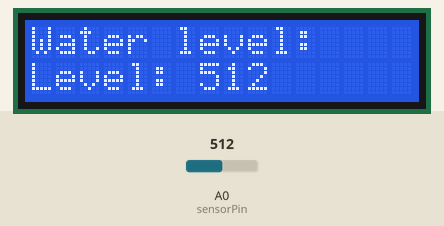
Recording of a sketch running on a simulated Arduino Uno, built with avr-gcc and run on an emulated ATmega328P. Parts: 16×2 character LCD. Inputs (shaded band) come from the test bench; at power-on: A0 (sensorPin) = 512. What the sketch prints to the serial monitor is not drawn.

Above: at 1.2 s.
1.3 s: A0 (sensorPin) set to 716
At 2.7 s:
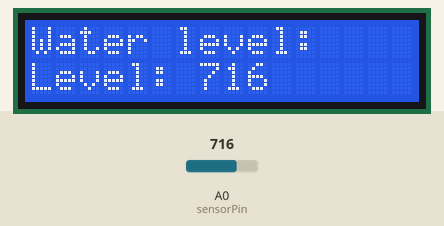
3.6 s: A0 (sensorPin) set to 900
At 5.1 s:
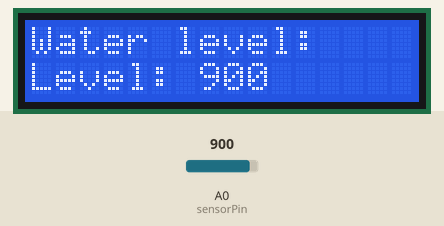
5.6 s: A0 (sensorPin) set to 1023
At 7.5 s:
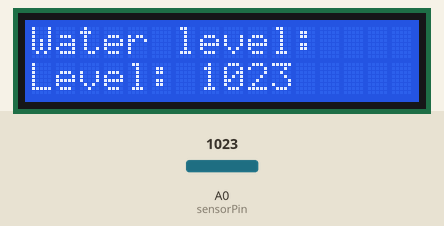
Timing chart, 0 to 9.0 s (numbered marks = the images above; inputs shaded):
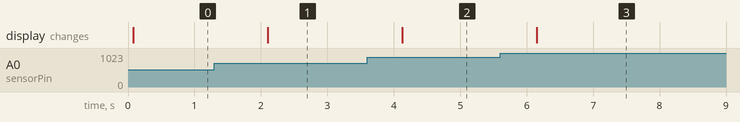

The sketch:

water_level.ino
```cpp
#include <LiquidCrystal.h>

// Sensor pins
#define sensorPower 7
#define sensorPin A0

// Value for storing water level
int val = 0;

// Initialize the library with the numbers of the interface pins (RS, E, D4, D5, D6, D7)
LiquidCrystal lcd(12, 11, 5, 4, 3, 2);

void setup() {
  // Set D7 as an OUTPUT
  pinMode(sensorPower, OUTPUT);

  // Set to LOW so no power flows through the sensor
  digitalWrite(sensorPower, LOW);

  // Initialize serial communication
  Serial.begin(9600);

  // Set up the LCD's number of columns and rows
  lcd.begin(16, 2);

  // Print a startup message on the LCD
  lcd.print("Water level:");
}

void loop() {
  // Get the reading from the function below and print it
  int level = readSensor();

  // Print the water level to the serial monitor
  Serial.print("Water level: ");
  Serial.println(level);

  // Display the water level on the LCD
  lcd.setCursor(0, 1); // Move cursor to the second line
  lcd.print("Level: ");
  lcd.print(level);
  lcd.print("    ");   // Add some spaces to clear out previous readings if shorter

  delay(1000);  // Wait for 1 second before the next reading
}

// This is a function used to get the reading
int readSensor() {
  digitalWrite(sensorPower, HIGH);  // Turn the sensor ON
  delay(10);                        // Wait 10 milliseconds for stable reading
  val = analogRead(sensorPin);      // Read the analog value from sensor
  digitalWrite(sensorPower, LOW);   // Turn the sensor OFF
  return val;                       // Return the current reading
}
```

Measured:
- after the input at 1.3 s, the display: changes after 0.80 s (image 1)
- after the input at 3.6 s, the display: changes after 0.53 s (image 2)
- after the input at 5.6 s, the display: changes after 0.55 s (image 3)
